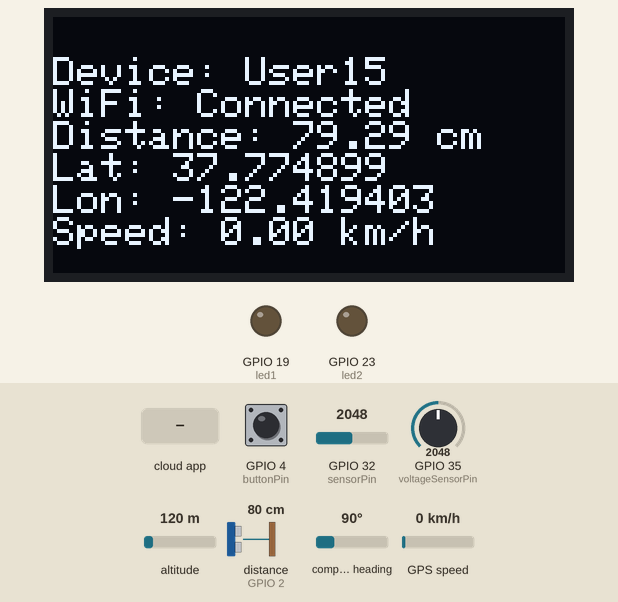
This sketch was run on a simulated ESP32. On the bench: 128×64 one-colour display, output pins drawn as LEDs (lit = HIGH). Wiring (inferred from the names in the program): ultrasonic range finder: trigger GPIO 15; echo GPIO 2. Inputs (shaded band) come from the test bench; at power-on: distance to the obstacle (sensor on GPIO 2) 80 cm, GPS speed 0 km/h, GPIO 4 (buttonPin) HIGH, GPIO 32 (sensorPin) = 2048, GPIO 35 (voltageSensorPin) = 2048, altitude 120 m, compass heading 90°. The echo pulse lasts 58.3 µs per cm; WiFi joins after 1.5 s; servers stay silent unless stated; the GPS gets a fix after 3 s at 37.7749, -122.4194 with 8 satellites; the Firebase database answers and starts empty; pins used as bus, display or sensor lines are not drawn; what the sketch prints to the serial monitor is not drawn.

Above: at 4.7 s.
4.8 s: the phone or cloud app sets digital to 1
At 6.1 s:
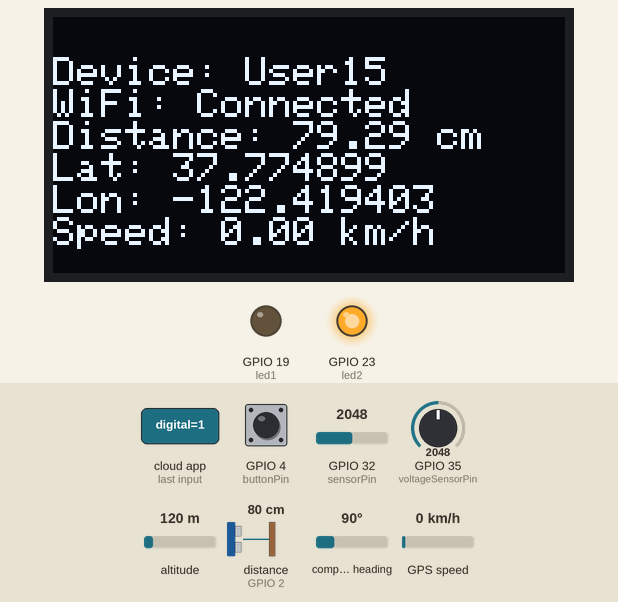
6.8 s: distance to the obstacle (sensor on GPIO 2) set to 120 cm
At 8.4 s:
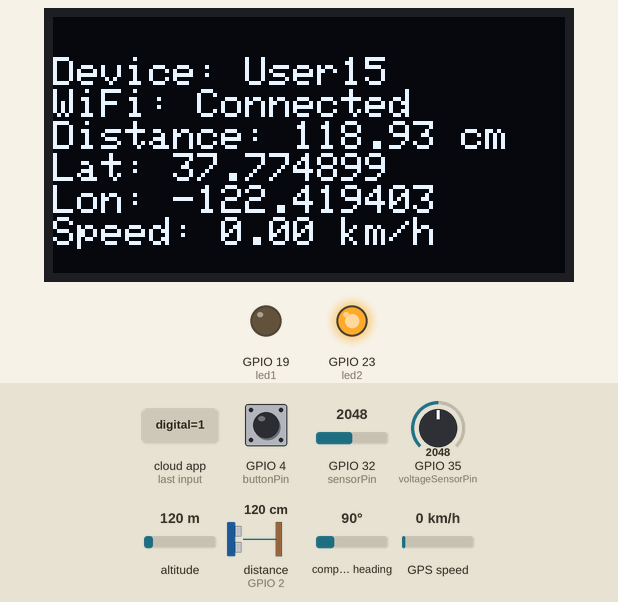
9.3 s: GPS speed set to 2 km/h
12.0 s: GPS speed set to 30 km/h
At 13.4 s:
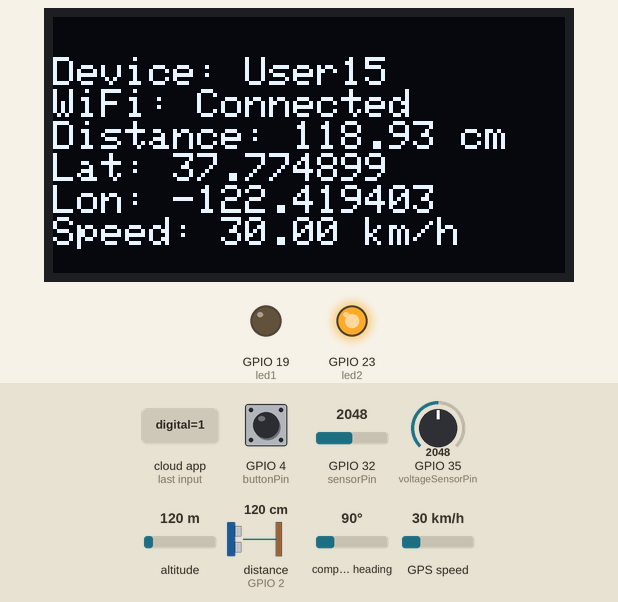
16.9 s: distance to the obstacle (sensor on GPIO 2) set to 2 cm
At 18.1 s:
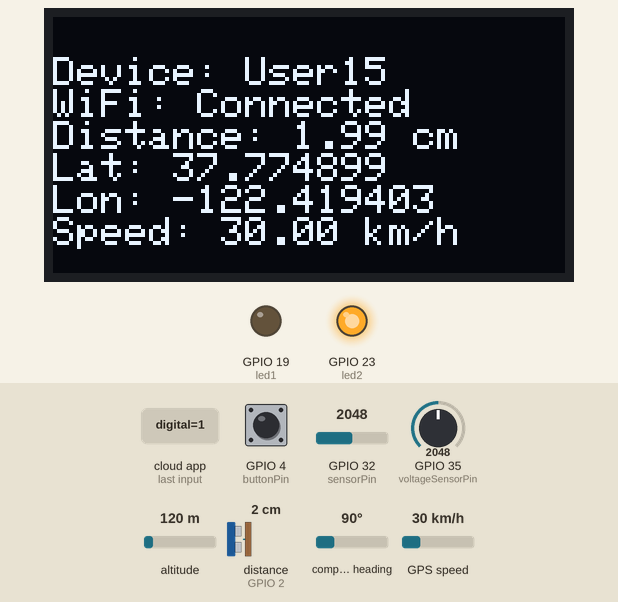
18.9 s: distance to the obstacle (sensor on GPIO 2) set to 299 cm
At 20.8 s:
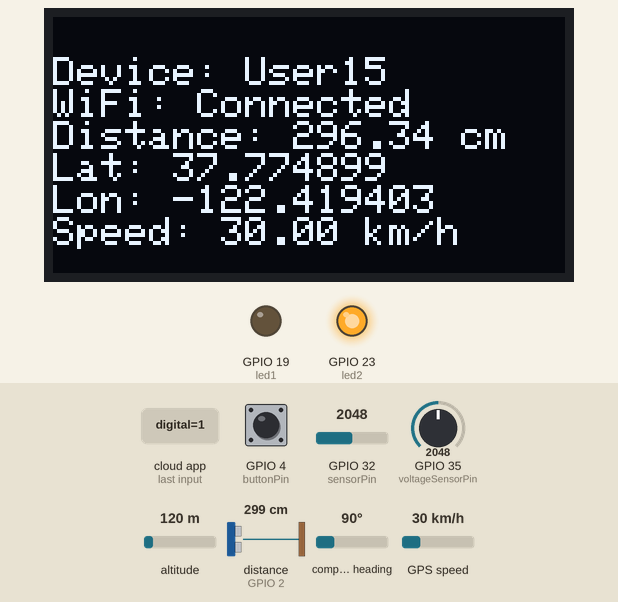
Timing chart, 0 to 22.0 s (numbered marks = the images above; inputs shaded):
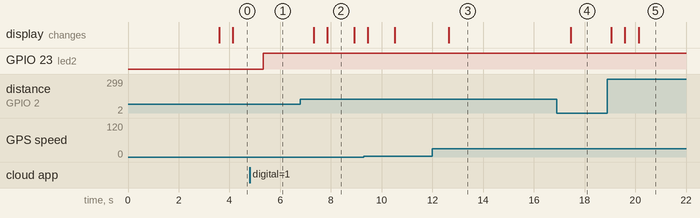

The sketch:

Drivelink.ino
```cpp
#include <Arduino.h>
#include <WiFi.h>
#include <Firebase_ESP_Client.h>
#include <Wire.h>
#include <Adafruit_GFX.h>
#include <Adafruit_SSD1306.h>
#include <TinyGPS++.h>

// Firebase library and helpers
#include "addons/TokenHelper.h"
#include "addons/RTDBHelper.h"

// WiFi Credentials
#define WIFI_SSID "Dialog 4G Home"
#define WIFI_PASSWORD "De73fAA7"

// Firebase Credentials
#define API_KEY "AIzaSyAa9bahojYMk_1meGG8YCgUDFNj6MEHPeI"
#define DATABASE_URL "https://espclientsnew-default-rtdb.asia-southeast1.firebasedatabase.app/"

// Firebase objects
FirebaseData fbdo;
FirebaseAuth auth;
FirebaseConfig config;

// Timer for Firebase updates
unsigned long sendDataPrevMillis = 0;
unsigned long sendDataInterval = 1000; // 1 second interval
bool signupOK = false;

// Ultrasonic Sensor Pins
const int tPin = 15;
const int ePin = 2;

// Button Pin
const int buttonPin = 4;

// LED Pins
const int led1 = 19;
const int led2 = 23;
bool led_status = false;

// Ultrasonic Constants
#define SOUND_SPEED 0.034
float distanceCm;
long duration;

// GPS Setup
static const int RXD2 = 5, TXD2 = 18; // Set correct ESP32 UART pins for GPS module
TinyGPSPlus gps;
HardwareSerial gpsSerial(2); // Use UART2 for GPS module

// GPS Data Variables
float latitude = 0.0, longitude = 0.0, speed_kmh = 0.0;
int satellites = 0;
String DeviceId = "User15"; // Change this for each ESP32 tracking device

// OLED display setup
#define SCREEN_WIDTH 128
#define SCREEN_HEIGHT 64
Adafruit_SSD1306 display(SCREEN_WIDTH, SCREEN_HEIGHT, &Wire, -1);


// fuel sensor
const int sensorPin = 32;  // ESP32 Analog input pin (change according to your wiring)
int sensorValue = 0;       // sensorPin default value
float Vin = 3.3;           // ESP32 operates at 3.3V
float Vout = 0;            // Vout default value
float Rref = 976;          // Reference resistor's value in ohms
float R = 0;               // Tested resistor default value

//battery
const int voltageSensorPin = 35;          // sensor pin
float vIn;                                // measured voltage (3.3V = max. 16.5V, 5V = max 25V)
float vOut;
float voltageSensorVal;                   // value on pin A3 (0 - 1023)
const float factor = 5.45;               // reduction factor of the Voltage Sensor shield
const float vCC = 3.3;                   // Arduino input voltage (measurable by voltmeter)


void startupScreen() {
    display.clearDisplay();
    display.setTextSize(2);
    display.setTextColor(WHITE);
    display.setCursor(20, 10);
    display.println("DriveLink");
    display.setTextSize(1);
    display.setCursor(30, 40);
    display.println("By TeraNode");
    display.display();
    delay(2000);
    display.clearDisplay();
}

void setup() {
    Serial.begin(115200);
    gpsSerial.begin(9600, SERIAL_8N1, RXD2, TXD2);

    if (!display.begin(SSD1306_SWITCHCAPVCC, 0x3C)) {
        Serial.println("OLED initialization failed!");
        while (true);
    }
    startupScreen();

    WiFi.begin(WIFI_SSID, WIFI_PASSWORD);
    while (WiFi.status() != WL_CONNECTED) {
        Serial.print(".");
        delay(300);
    }
    Serial.println("\nConnected to WiFi");

    config.api_key = API_KEY;
    config.database_url = DATABASE_URL;

    pinMode(led1, OUTPUT);
    pinMode(led2, OUTPUT);
    pinMode(buttonPin, INPUT_PULLUP);
    pinMode(tPin, OUTPUT);
    pinMode(ePin, INPUT);

    // Firebase Anonymous Authentication
    if (Firebase.signUp(&config, &auth, "", "")) {
        Serial.println("Firebase Anonymous Authentication Successful!");
        signupOK = true;
    } else {
        Serial.printf("Firebase SignUp Failed: %s\n", config.signer.signupError.message.c_str());
    }

    config.token_status_callback = tokenStatusCallback;
    Firebase.begin(&config, &auth);
    Firebase.reconnectWiFi(true);

    // Create tasks for dual-core processing
    xTaskCreatePinnedToCore(ultrasonicAndDisplayTask, "UltrasonicAndDisplayTask", 10000, NULL, 1, NULL, 1); // Core 1
    xTaskCreatePinnedToCore(firebaseTask, "FirebaseTask", 10000, NULL, 1, NULL, 0); // Core 0
}

void loop() {
  sensorValue = analogRead(sensorPin);  // Read ADC value (0-4095 for ESP32)
  Vout = (Vin * sensorValue) / 4095.0;  // Convert ADC value to voltage
  if (Vout > 0) {                       // Avoid division by zero
    R = Rref * (1 / ((Vin / Vout) - 1)); // Calculate resistance
    Serial.print("Resistance (Ohms): ");
    Serial.println(R);
  } else {
    R = 0;
    Serial.println("Error: Vout is zero, check wiring.");
  }

   voltageSensorVal = analogRead(voltageSensorPin);    // read the current sensor value (0 - 1023)
  Serial.println(voltageSensorVal);
  vOut = (voltageSensorVal / 4095) * vCC; //3.3            // convert the value to the real voltage on the analog pin
  vIn =  vOut * factor;                               // convert the voltage on the source by multiplying with the factor

  Serial.print("Voltage = ");
  Serial.print(vIn);
  Serial.println("V");

    // The main loop doesn't need to handle sensor or Firebase tasks anymore.
    // We are delegating that to the FreeRTOS tasks.
   // Main loop is idle, waiting for tasks to handle
    while (gpsSerial.available() > 0) {
        gps.encode(gpsSerial.read()); // Parse GPS data
    }
    delay(100);
}

void ultrasonicAndDisplayTask(void *parameter) {
    while (true) {
        // Read Ultrasonic Sensor
        digitalWrite(tPin, LOW);
        delayMicroseconds(2);
        digitalWrite(tPin, HIGH);
        delayMicroseconds(10);
        digitalWrite(tPin, LOW);
        duration = pulseIn(ePin, HIGH);
        distanceCm = duration * SOUND_SPEED / 2;

        // Read GPS Data
        if (gps.location.isValid()) {
            latitude = gps.location.lat();
            longitude = gps.location.lng();
        }
        if (gps.speed.isValid()) {
            speed_kmh = gps.speed.kmph();
        }
        if (gps.satellites.isValid()) {
            satellites = gps.satellites.value();
        }

        Serial.printf("GPS: Lat: %.6f, Lon: %.6f, Speed: %.2f km/h, Satellites: %d\n",
                      latitude, longitude, speed_kmh, satellites);

        // Update OLED Display
        display.clearDisplay();
        display.setCursor(0, 10);
        display.println("Device: " + DeviceId);
        display.println("WiFi: Connected");
        display.println("Distance: " + String(distanceCm) + " cm");
        display.println("Lat: " + String(latitude, 6));
        display.println("Lon: " + String(longitude, 6));
        display.println("Speed: " + String(speed_kmh) + " km/h");
        display.display();

        vTaskDelay(500 / portTICK_PERIOD_MS);
    }
}

void firebaseTask(void *parameter) {
    while (true) {
        if (Firebase.ready() && signupOK && (millis() - sendDataPrevMillis >= sendDataInterval)) {
            sendDataPrevMillis = millis();

            FirebaseJson json;
            json.set("ultrasonic/value", distanceCm);
            json.set("button_status/value", digitalRead(buttonPin));

            json.set("tracking/latitude", latitude);
            json.set("tracking/longitude", longitude);
            json.set("tracking/speed", speed_kmh);
            json.set("tracking/satellites", satellites);
            json.set("ultrasonic/value", distanceCm);
            json.set("fuel_sensor/value", R);
            json.set("battery/value",vIn);

            // Send data to Firebase
            if (Firebase.RTDB.updateNode(&fbdo, DeviceId, &json)) {
                Serial.println("Data updated successfully!");
            } else {
                Serial.println("Data upload FAILED: " + fbdo.errorReason());
            }
        }

        // LED control from Firebase
        if (Firebase.RTDB.getInt(&fbdo, "/LED/digital")) {
            led_status = fbdo.to<int>();
            digitalWrite(led2, led_status ? HIGH : LOW);
        }

        vTaskDelay(500 / portTICK_PERIOD_MS);
    }
}
```

Measured:
- after the input at 4.8 s, GPIO 23 (led2): LOW → HIGH after 0.54 s
- after the input at 6.8 s, the display: first changes after 0.52 s (image 2 shows a later state)
- after the input at 12.0 s, the display: changes after 0.65 s (image 3)
- after the input at 16.9 s, the display: changes after 0.55 s (image 4)
- after the input at 18.9 s, the display: changes after 0.15 s (image 5)
- what the display in image 2 shows lasts 1.0 s, from 7.9 s to 8.9 s
